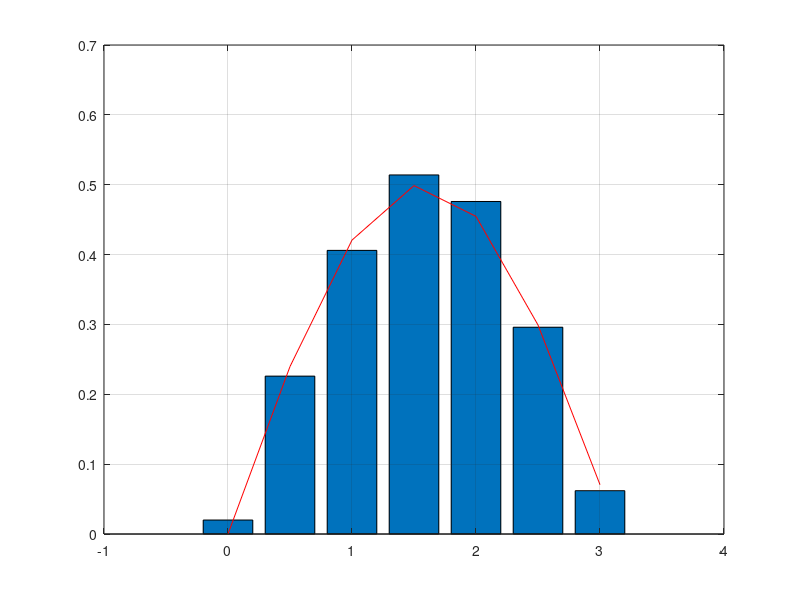

Write the MATLAB code that produced this figure.
%%%Mustapha badaoui

clear all;
close all;
clc;
N=1000;
U=rand(1,N);



X=acos(1-2*U);
moyX=0;
lk=(pi/2)/pi; 
maxX=max(X);
pointsX=(0:lk:maxX);
[nn xx]=hist(X,pointsX);

bar(xx,nn/(N*lk)),hold on 
pth=(1/2)*sin(pointsX);
plot(pointsX,pth,'r'), hold off; grid

E=pi/2 
V=(pi^2)/4-2 

E_est=mean(X)  
V_est=var(X)   


derive_E=abs(E-E_est/E) 
derive_V=abs(V-V_est/V) 

